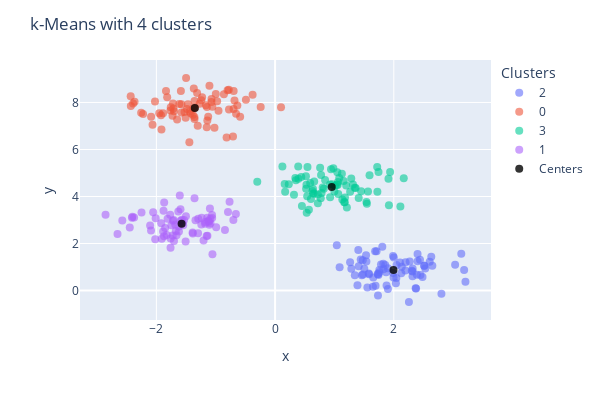

Notebook code for this chart:
### Code cell
# Plot the clusters with the centers
cv1.plot_clusters(labels4, centers4, title='k-Means with 4 clusters')
